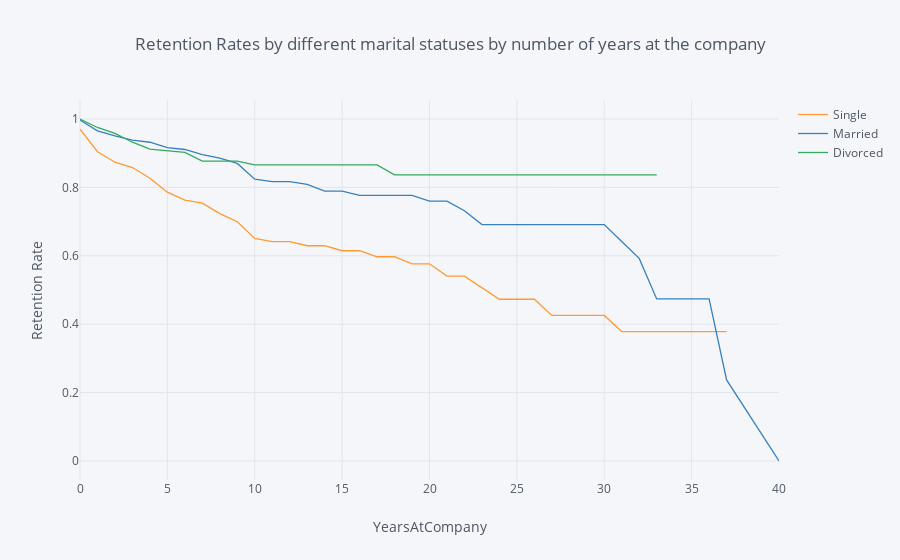

Notebook cell for this chart:
### Markdown cell above
## 4. Let's switch to looking at retention rates from another demographic perspective: marital status. Generate and plot survival curves for the different marital statuses by number of years at the company.

### Code cell
rates = survival(data, 'MaritalStatus',  'YearsAtCompany', 'Attrition' )

rates.iplot(kind='line', xTitle='YearsAtCompany', yTitle='Retention Rate',
            title='Retention Rates by different marital status by number of years at the company')

### Figure 1 — Plotly figure (JSON) as saved in the notebook; plotly's stock layout.template omitted (floating-point values rounded to 4 significant figures)
{"data": [{"line": {"color": "rgba(255, 153, 51, 1.0)", "dash": "solid", "shape": "linear", "width": 1.3}, "mode": "lines", "name": "Single", "text": "", "type": "scatter", "uid": "ed3ed82e-a3d6-4130-95b0-6e2187951606", "x": [0, 1, 2, 3, 4, 5, 6, 7, 8, 9, 10, 11, 12, 13, 14, 15, 16, 17, 18, 19, 20, 21, 22, 23, 24, 25, 26, 27, 29, 30, 31, 32, 33, 34, 36, 37, 40], "y": [0.9702, 0.9044, 0.8736, 0.8581, 0.8268, 0.7861, 0.7628, 0.754, 0.7234, 0.6997, 0.6507, 0.6413, 0.6413, 0.6294, 0.6294, 0.6148, 0.6148, 0.5972, 0.5972, 0.5766, 0.5766, 0.5406, 0.5406, 0.5068, 0.473, 0.473, 0.473, 0.4257, 0.4257, 0.4257, 0.3784, 0.3784, 0.3784, 0.3784, 0.3784, 0.3784, ""]}, {"line": {"color": "rgba(55, 128, 191, 1.0)", "dash": "solid", "shape": "linear", "width": 1.3}, "mode": "lines", "name": "Married", "text": "", "type": "scatter", "uid": "fa6ad016-aabd-4f2a-8973-3ac04aede2b6", "x": [0, 1, 2, 3, 4, 5, 6, 7, 8, 9, 10, 11, 12, 13, 14, 15, 16, 17, 18, 19, 20, 21, 22, 23, 24, 25, 26, 27, 29, 30, 31, 32, 33, 34, 36, 37, 40], "y": [0.997, 0.9654, 0.9506, 0.9381, 0.932, 0.9164, 0.9109, 0.8958, 0.8858, 0.8702, 0.8239, 0.817, 0.817, 0.8086, 0.7894, 0.7894, 0.7768, 0.7768, 0.7768, 0.7768, 0.7599, 0.7599, 0.7318, 0.6911, 0.6911, 0.6911, 0.6911, 0.6911, 0.6911, 0.6911, 0.6418, 0.5924, 0.4739, 0.4739, 0.4739, 0.237, 0]}, {"line": {"color": "rgba(50, 171, 96, 1.0)", "dash": "solid", "shape": "linear", "width": 1.3}, "mode": "lines", "name": "Divorced", "text": "", "type": "scatter", "uid": "b95d44b3-ec00-49d0-ba17-f883ce980a94", "x": [0, 1, 2, 3, 4, 5, 6, 7, 8, 9, 10, 11, 12, 13, 14, 15, 16, 17, 18, 19, 20, 21, 22, 23, 24, 25, 26, 27, 29, 30, 31, 32, 33, 34, 36, 37, 40], "y": [1, 0.9752, 0.9581, 0.9321, 0.9122, 0.9078, 0.9021, 0.8769, 0.8769, 0.8769, 0.8657, 0.8657, 0.8657, 0.8657, 0.8657, 0.8657, 0.8657, 0.8657, 0.8368, 0.8368, 0.8368, 0.8368, 0.8368, 0.8368, 0.8368, 0.8368, 0.8368, 0.8368, 0.8368, 0.8368, 0.8368, 0.8368, 0.8368, "", "", "", ""]}], "layout": {"legend": {"bgcolor": "#F5F6F9", "font": {"color": "#4D5663"}}, "paper_bgcolor": "#F5F6F9", "plot_bgcolor": "#F5F6F9", "title": {"font": {"color": "#4D5663"}, "text": "Retention Rates by different marital statuses by number of years at the company"}, "xaxis": {"gridcolor": "#E1E5ED", "showgrid": true, "tickfont": {"color": "#4D5663"}, "title": {"font": {"color": "#4D5663"}, "text": "YearsAtCompany"}, "zerolinecolor": "#E1E5ED"}, "yaxis": {"gridcolor": "#E1E5ED", "showgrid": true, "tickfont": {"color": "#4D5663"}, "title": {"font": {"color": "#4D5663"}, "text": "Retention Rate"}, "zerolinecolor": "#E1E5ED"}}}
